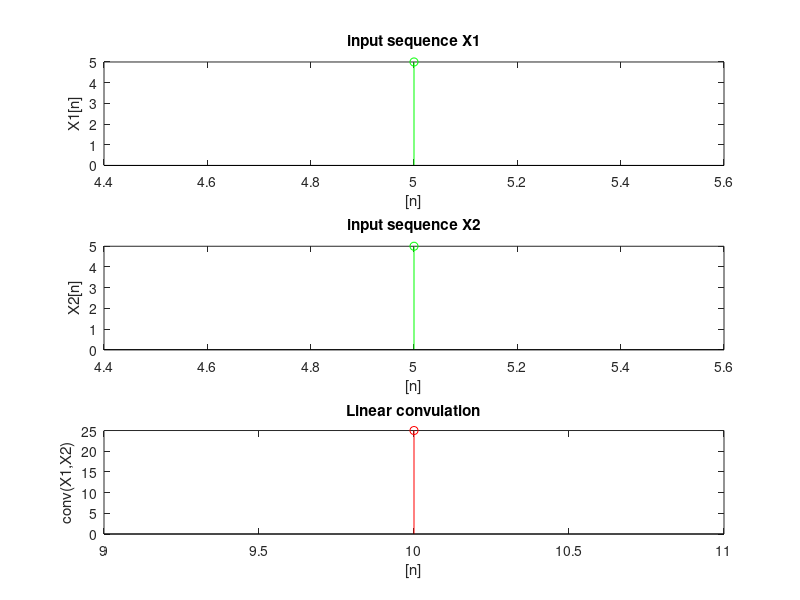
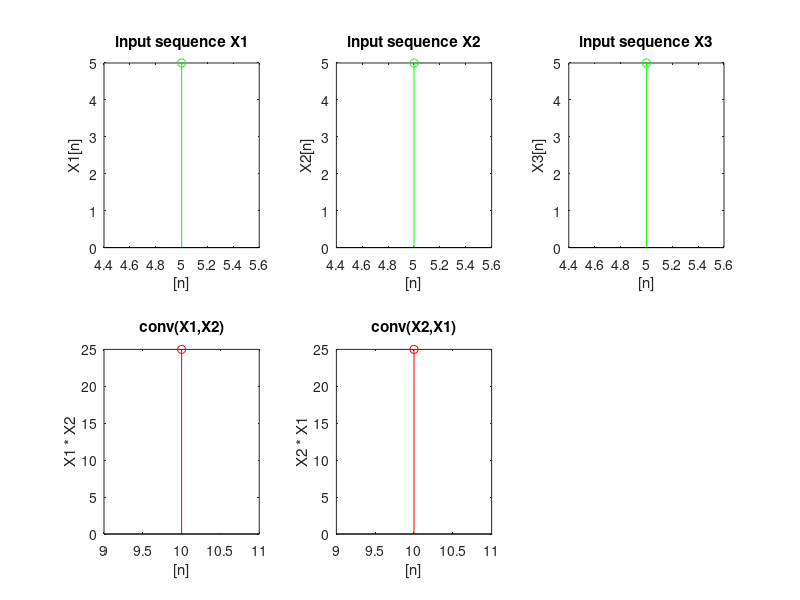
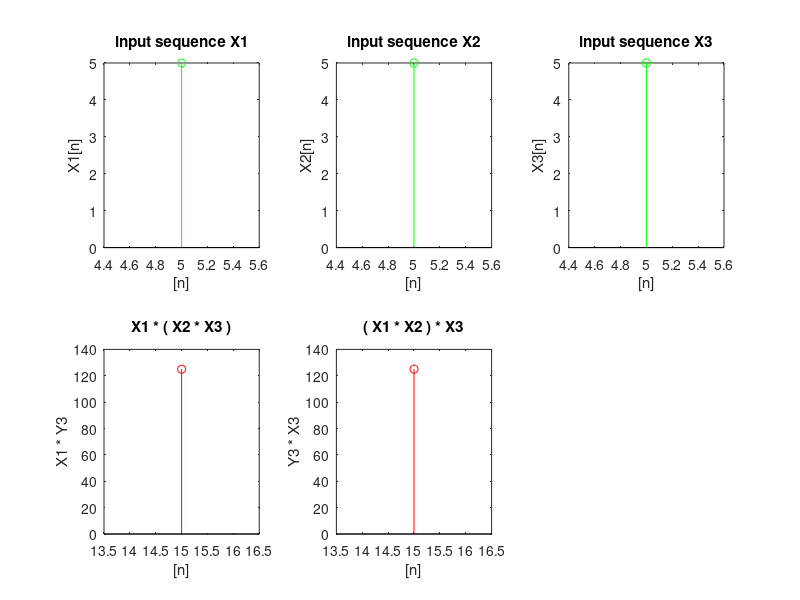
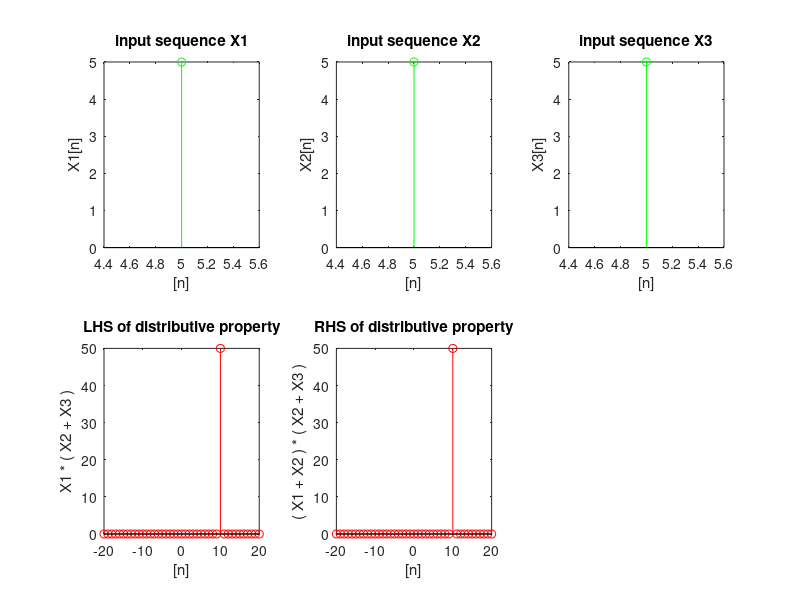

The MATLAB script that drew these images, in order:
close all;
clear;

% input1
x1 = input('Enter the sequence X1 ');
n1 = input('Enter the time index of X1 ');

% input2
x2 = input('Enter the sequence X2 ');
n2 = input('Enter the time index of X2 ');

% input3
x3 = input('Enter the sequence X3 ');
n3 = input('Enter the time index of X3 ');

%input4
x4 = input('Enter the sequence 1 for Circular Convulation ');

%input5
x5 = input('Enter the sequence 2 for Circular Convulation ');

start1 = n1(1) + n2(1);
end1 = n1(length(n1)) + n2(length(n2));
ny1 = start1 : end1;

start2 = n2(1) + n3(1);
end2 = n2(length(n2)) + n3(length(n3));
ny2 = start2 : end2;

% input plots
subplot(3,1,1);
stem(n1,x1,'g');
title('input sequence X1');
xlabel('[n]');
ylabel('X1[n]');

subplot(3,1,2);
stem(n2,x2,'g');
title('input sequence X2');
xlabel('[n]');
ylabel('X2[n]');

% linear convulation
y1 = conv(x1,x2);
subplot(3,1,3);
stem(ny1,y1,'r');
title('Linear convulation');
xlabel('[n]');
ylabel('conv(X1,X2)');

% verifying properties of linear convulation
% commutative law
figure
subplot(2,3,1);
stem(n1,x1,'g');
title('input sequence X1');
xlabel('[n]');
ylabel('X1[n]');

subplot(2,3,2);
stem(n2,x2,'g');
title('input sequence X2');
xlabel('[n]');
ylabel('X2[n]');

subplot(2,3,3);
stem(n3,x3,'g');
title('input sequence X3');
xlabel('[n]');
ylabel('X3[n]');

y1 = conv(x1,x2);

subplot(2,3,4);
stem(ny1,y1,'r');
ylabel('X1 * X2');
xlabel('[n]');
title('conv(X1,X2)');

y2 = conv(x2,x1);
subplot(2,3,5);
stem(ny1,y2,'r');
ylabel('X2 * X1');
xlabel('[n]');
title('conv(X2,X1)');

% X2 and X3 convulation
y3 = conv(x2,x3);

% associative law
start4 = ny1(1) + n3(1);
end4 = ny1(length(ny1)) + n3(length(n3));
ny4 = start4 : end4;

start3 = n1(1) + ny2(1);
end3 = n1(length(n1)) + ny2(length(ny2));
ny3 = start3 : end3;

y4 = conv(y1,x3);
y3 = conv(x1,y3);

figure
subplot(2,3,1);
stem(n1,x1,'g');
title('input sequence X1');
xlabel('[n]');
ylabel('X1[n]');

subplot(2,3,2);
stem(n2,x2,'g');
title('input sequence X2');
xlabel('[n]');
ylabel('X2[n]');

subplot(2,3,3);
stem(n3,x3,'g');
title('input sequence X3');
xlabel('[n]');
ylabel('X3[n]');

subplot(2,3,4);
stem(ny3,y3,'r');
title('X1 * ( X2 * X3 )');
xlabel('[n]');
ylabel('X1 * Y3');

subplot(2,3,5);
stem(ny4,y4,'r');
title('( X1 * X2 ) * X3');
xlabel('[n]');
ylabel('Y3 * X3');

% distributive law
x11 = zeros(1,21);
start5 = n1(1) + 11;
end5 = n1(length(n1)) + 11;
x11(start5 : end5) = x1;

x22 = zeros(1,21);
start6 = n2(1) + 11;
end6 = n2(length(n2)) + 11;
x22(start6 : end6) = x2;

x33 = zeros(1,21);
start7 = n3(1) + 11;
end7 = n3(length(n3)) + 11;
x33(start7 : end7) = x3;

n5 = -20 : 20;

x23 = x22 + x33;
y5 = conv(x11 , x23);
y7 = conv(x11 , x22);
y8 = conv(x11 , x33);
y6 = y7 + y8;

figure
subplot(2,3,1);
stem(n1,x1,'g');
title('input sequence X1');
xlabel('[n]');
ylabel('X1[n]');

subplot(2,3,2);
stem(n2,x2,'g');
title('input sequence X2');
xlabel('[n]');
ylabel('X2[n]');

subplot(2,3,3);
stem(n3,x3,'g');
title('input sequence X3');
xlabel('[n]');
ylabel('X3[n]');

subplot(2,3,4);
stem(n5,y5,'r');
title('LHS of distributive property');
xlabel('[n]');
ylabel('X1 * ( X2 + X3 )');

subplot(2,3,5);
stem(n5,y6,'r');
title('RHS of distributive property');
xlabel('[n]');
ylabel('( X1 + X2 ) * ( X2 + X3 )');

% circular convulation
N = max(length(x4) , length(x5));
if length(x4) > length(x5)
  x5(length(x5)+1:N)=0;
elseif length(x4) < length(x5)
  x4(length(x4)+1:N)=0;
end
for n = 0 : N-1
  y(n+1) = 0;
  for m = 0 : N-1
    i = mod((n-m),N)
    y(n+1) = y(n+1) + x4(m+1) * x5(i+1);
  end
end
n4 = 0 : N-1;

disp('Circular Convulation is ');
disp(y);
figure
subplot(2,2,1);
stem(n4,x4,'g');
title('Sequence 1');
xlabel('[n]');
ylabel('circular_convulation');

subplot(2,2,2);
stem(n4,x5,'g');
title('Sequence 2');
xlabel('[n]');
ylabel('circular_convulation');

subplot(2,2,3);
stem(n4,y,'r');
title('Sequence 1 convulation with Sequence 2');
xlabel('[n]');
ylabel('circular_convulation')